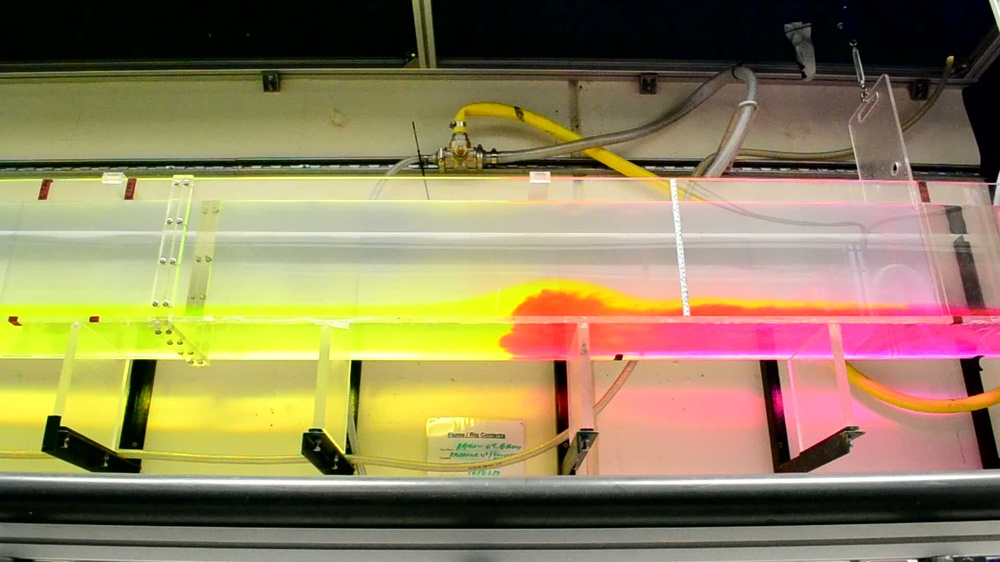
#> input picture img.jpg, 1000 x 562 px, shrunk from 1920 x 1080 before the run
$ python interface.py img.jpg   (older library calls are emulated)
#> lines starting #> are read from the running program, lines starting #| are printed output that depends on the picture
### This script takes in a lab image and extracts the pixel
### coordinates of the interface between the upper and lower
### fluids.
###
### It is only intended for prototyping.

from sys import argv

import numpy as np
import matplotlib.pyplot as plt
from scipy.ndimage import imread
from scipy.ndimage import gaussian_filter
from skimage.filter import canny
from skimage.filter import sobel

# load image to array
fname = argv[1]
im = imread(fname)
#> im is the input picture: shape (562, 1000, 3); mean R, G, B 146.5, 130.9, 92.4

# split to channels, with normalisation
r, g, b = (c.squeeze() / 255. for c in np.dsplit(im, 3))
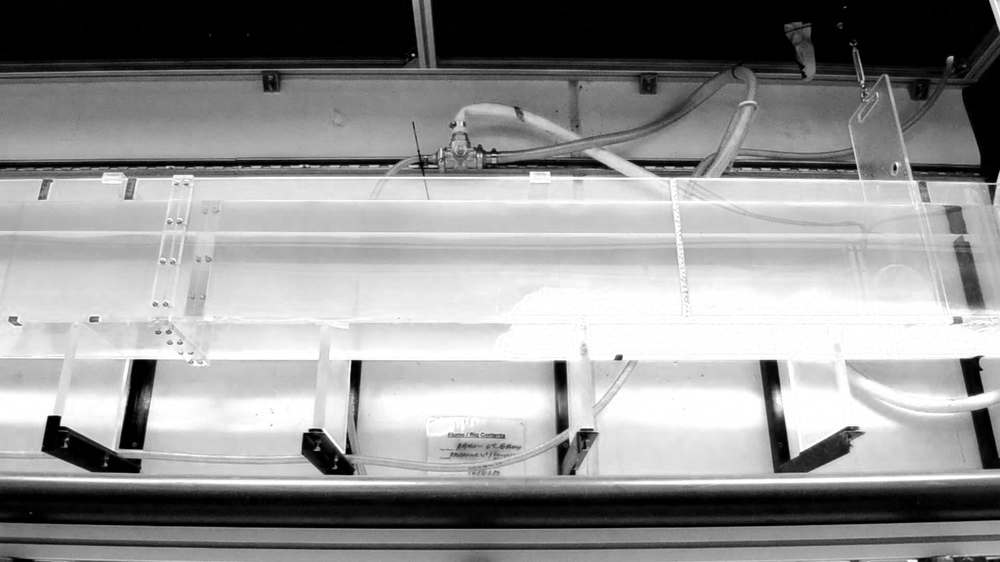
#> r: shape (562, 1000) float64; min 0, max 1, mean 0.574
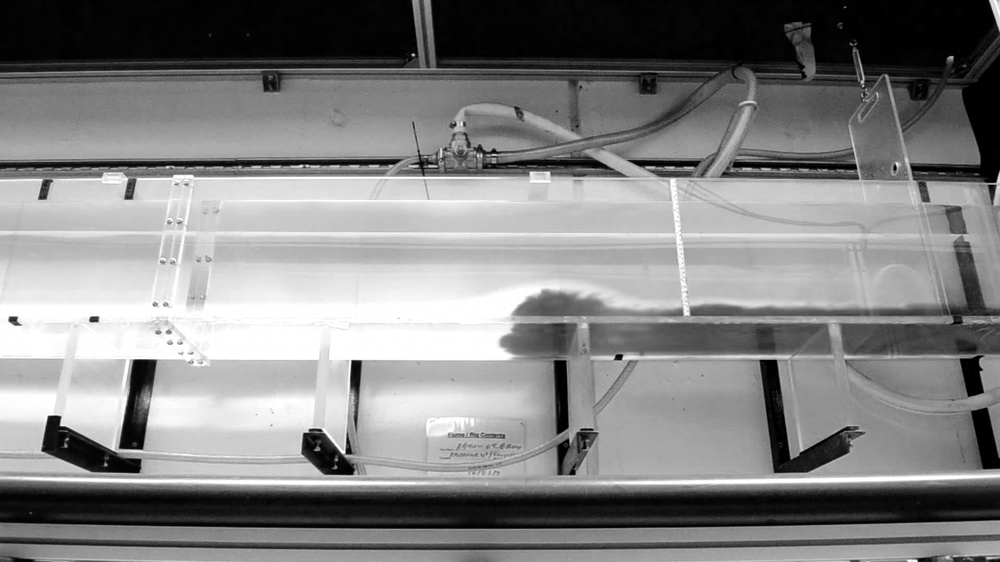
#> g: shape (562, 1000) float64; min 0, max 1, mean 0.513
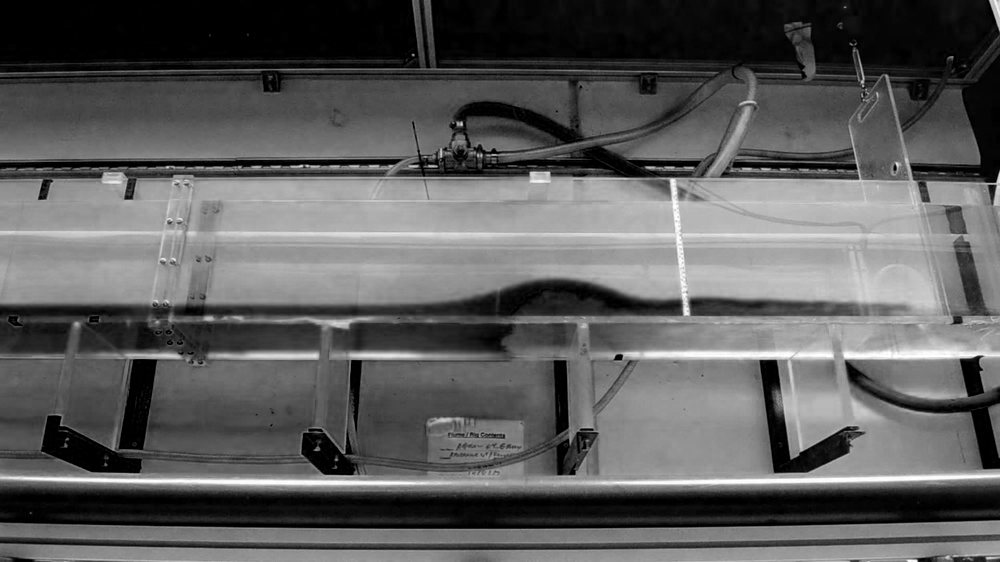
#> b: shape (562, 1000) float64; min 0, max 1, mean 0.362

# detect edges with canny edge detector
sigma = 4
lo = 0.1
hi = 0.3
edges = canny(b, sigma, lo, hi)
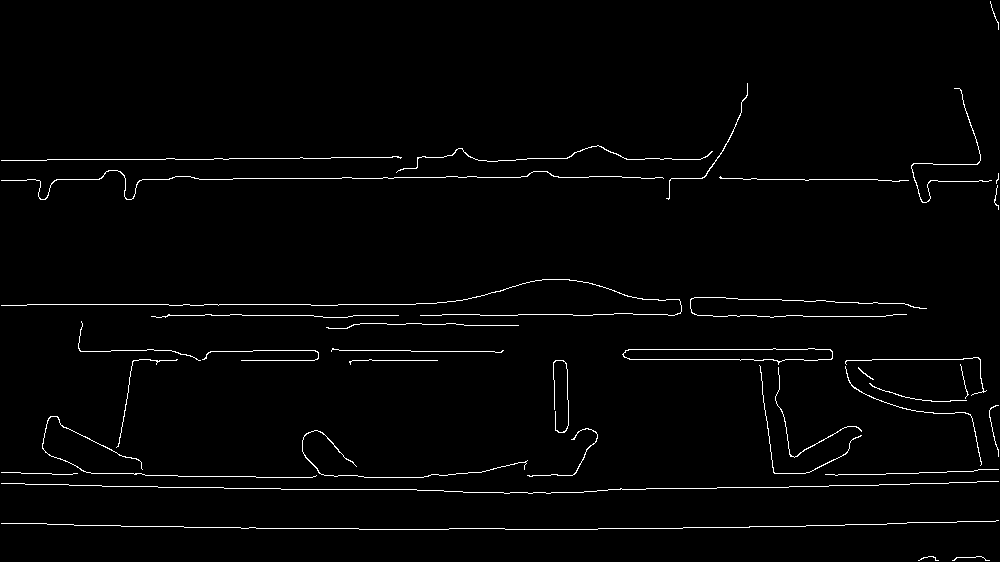
#> edges: shape (562, 1000) bool; 1.8% white in thin lines or dots

# isolate list of x and y coords of the points that form the edges
px, py = np.where(edges)
#> px = 9909 values from 1 to 560; py = 9909 values, max 998 at index 24, min 1 at index 878, mean 520.8

# apply heuristics to discard the points that aren't on the
# interface

# thresholding value
tval = 0.3
# plot a load of stuff to see how we're doing
# blue channel
plt.imshow(b, origin='lower')
# blue channel below threshold
plt.imshow(b < tval, origin='lower')
# gaussian filtered blue channel below threshold
plt.imshow(gaussian_filter(b < tval, sigma), origin='lower')
# sobel operator over gaussian filtered blue channel
plt.imshow(sobel(gaussian_filter(b, sigma)), origin='lower')
# canny edge detection on blue channel below threshold
plt.imshow(canny(b < tval, sigma), origin='lower')
# canny edge detection on gaussian filtered blue channel below threshold
plt.imshow(canny(gaussian_filter(b < tval, sigma), 0), origin='lower')
# canny edge detection on blue channel
plt.imshow(canny(b, sigma, lo, hi))
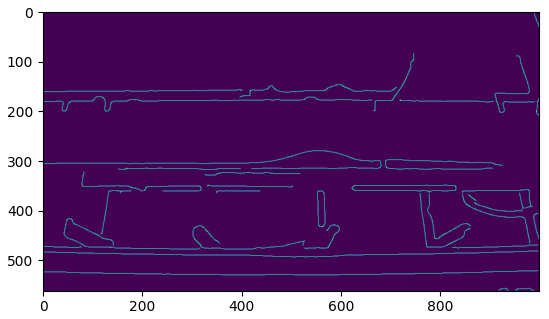
#> figure drawn by matplotlib, 1 panel
